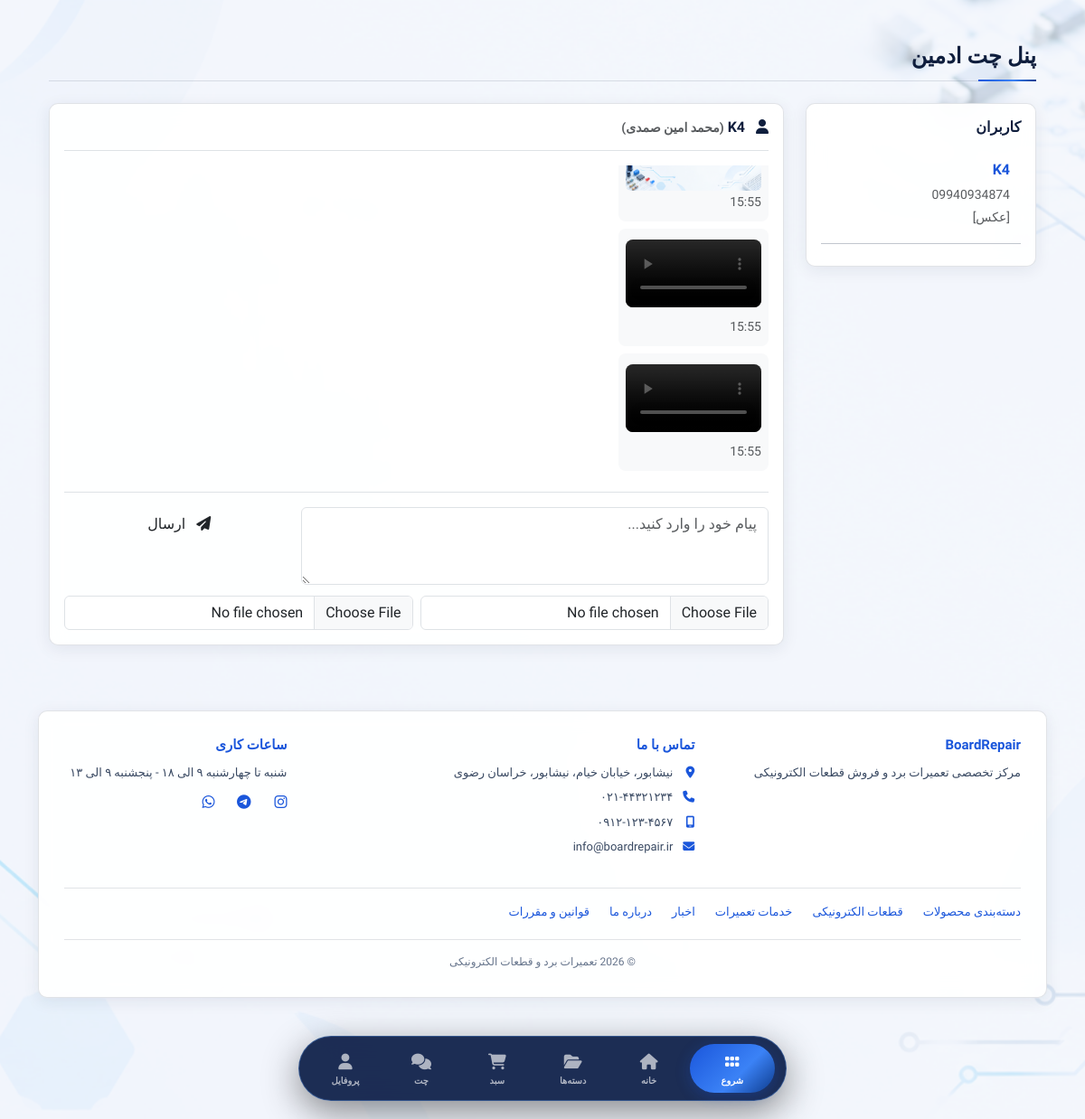
Page /admin-panel/chat/?user_id=1 (signed in) on the committed database.
### shop/models.py (models this page shows, shortened)
class UserProfile(models.Model):
    user = models.OneToOneField(User, on_delete=models.CASCADE, related_name='profile')
    referral_code = models.CharField(max_length=7, unique=True, verbose_name="کد معرف")
    credits = models.DecimalField(max_digits=10, decimal_places=0, default=0, verbose_name="اعتبار")
    phone = models.CharField(max_length=15, blank=True, verbose_name="شماره تماس")
    address = models.TextField(blank=True, verbose_name="آدرس")
    postal_code = models.CharField(max_length=20, blank=True, verbose_name="کد پستی")
    full_name = models.CharField(max_length=100, blank=True, verbose_name="نام و نام خانوادگی")
    created_at = models.DateTimeField(auto_now_add=True)
    updated_at = models.DateTimeField(auto_now=True)

class ChatMessage(models.Model):
    user = models.ForeignKey(User, on_delete=models.CASCADE, related_name='chat_messages')
    message = models.TextField(verbose_name="پیام", blank=True, null=True)
    image = models.ImageField(upload_to='chat/images/', verbose_name="عکس", blank=True, null=True)
    video = models.FileField(upload_to='chat/videos/', verbose_name="فیلم", blank=True, null=True)
    is_admin = models.BooleanField(default=False, verbose_name="پیام از ادمین")
    is_read = models.BooleanField(default=False, verbose_name="خوانده شده")
    created_at = models.DateTimeField(auto_now_add=True)
    class Meta:
        ordering = ['created_at']
        verbose_name = "پیام چت"
        verbose_name_plural = "پیام‌های چت"

class SiteSettings(models.Model):
    COLOR_THEMES = [
        ('blue-gold', 'آبی و طلایی'),
        ('blue-blue', 'آبی و آبی'),
        ('black-blue', 'مشکی و آبی'),
        ('black-gold', 'مشکی و طلایی'),
    ]
    site_name = models.CharField(max_length=100, default="تعمیرات برد و قطعات الکترونیکی", verbose_name="نام سایت")
    site_description = models.TextField(blank=True, verbose_name="توضیحات سایت")
    logo_text = models.CharField(max_length=50, default="BoardRepair", verbose_name="متن لوگو")
    color_theme = models.CharField(max_length=20, choices=COLOR_THEMES, default='blue-gold', verbose_name="تم رنگی سایت")
    background_image = models.ImageField(upload_to='backgrounds/', blank=True, null=True, verbose_name="عکس پس‌زمینه")
    background_overlay_opacity = models.PositiveIntegerField(default=70, verbose_name="درصد تیرگی روی عکس (0-100)")
    background_fixed = models.BooleanField(default=True, verbose_name="ثابت بودن پس‌زمینه")
    address_line1 = models.CharField(max_length=200, default="تهران، خیابان اصلی", verbose_name="آدرس خط ۱")
    address_line2 = models.CharField(max_length=200, blank=True, verbose_name="آدرس خط ۲")
    address_city = models.CharField(max_length=100, default="تهران", verbose_name="شهر")
    address_state = models.CharField(max_length=100, default="تهران", verbose_name="استان")
    address_postal_code = models.CharField(max_length=20, blank=True, verbose_name="کد پستی")
    phone1 = models.CharField(max_length=20, default="۰۲۱-۴۴۳۲۱۲۳۴", verbose_name="تلفن ۱")
    phone2 = models.CharField(max_length=20, blank=True, verbose_name="تلفن ۲")
    mobile = models.CharField(max_length=20, default="۰۹۱۲-۱۲۳-۴۵۶۷", verbose_name="موبایل")
    email = models.EmailField(default="info@boardrepair.ir", verbose_name="ایمیل")
    instagram = models.CharField(max_length=100, blank=True, default="boardrepair", verbose_name="اینستاگرام")
    telegram = models.CharField(max_length=100, blank=True, default="boardrepair", verbose_name="تلگرام")
    whatsapp = models.CharField(max_length=100, blank=True, default="989121234567", verbose_name="واتساپ")
    working_hours = models.CharField(max_length=200, default="شنبه تا چهارشنبه ۹ الی ۱۸ - پنجشنبه ۹ الی ۱۳", verbose_name="ساعات کاری")
    min_amount_for_shaba = models.PositiveIntegerField(
        default=5000000,
        verbose_name="حداقل مبلغ برای شماره شبا (تومان)"
    )
    card_number = models.CharField(max_length=30, default="6037-9972-4418-1732", verbose_name="شماره کارت")
    card_holder_name = models.CharField(max_length=100, default="مدیر فروشگاه", verbose_name="نام صاحب کارت")
    shaba_number = models.CharField(max_length=30, default="IR123456789012345678901234", verbose_name="شماره شبا")
    bank_name = models.CharField(max_length=100, default="بانک ملی", verbose_name="نام بانک")
    updated_at = models.DateTimeField(auto_now=True)
    class Meta:
        verbose_name = "تنظیمات سایت"
        verbose_name_plural = "تنظیمات سایت"
    def get_full_address(self):
        address = self.address_line1
        if self.address_line2:
            address += f"، {self.address_line2}"
        address += f"، {self.address_city}، {self.address_state}"
        return address

### shop/views.py (the view, shortened to what this page needs)
# urls.py: path('admin-panel/chat/', views.admin_chat_view, name='admin_chat'),
@login_required
def admin_chat_view(request):
    if not request.user.is_staff:
        messages.error(request, 'شما دسترسی به این صفحه را ندارید.')
        return redirect('shop:home')
    users_with_messages = User.objects.filter(
        chat_messages__isnull=False,
        is_staff=False
    ).distinct().order_by('-date_joined')
    if not users_with_messages.exists():
        users_with_messages = User.objects.filter(is_staff=False).order_by('-date_joined')
    users_list = []
    for user in users_with_messages:
        try:
            profile = user.profile
            phone = profile.phone if profile and profile.phone else 'ثبت نشده'
        except:
            phone = 'ثبت نشده'
        last_message = ChatMessage.objects.filter(user=user).order_by('-created_at').first()
        unread_count = ChatMessage.objects.filter(
            user=user,
            is_admin=False,
            is_read=False
        ).count()
        users_list.append({
            'user': user,
            'phone': phone,
            'last_message': last_message,
            'unread_count': unread_count
        })
    selected_user_id = request.GET.get('user_id')
    selected_user = None
    user_messages = []
    form = ChatMessageForm()
    if selected_user_id:
        try:
            selected_user = User.objects.get(id=selected_user_id)
            user_messages = ChatMessage.objects.filter(user=selected_user).order_by('created_at')
            ChatMessage.objects.filter(
                user=selected_user,
                is_admin=False,
                is_read=False
            ).update(is_read=True)
        except User.DoesNotExist:
            messages.error(request, 'کاربر مورد نظر یافت نشد.')
            return redirect('shop:admin_chat')
    return render(request, 'shop/admin_chat.html', {
        'users': users_list,
        'selected_user': selected_user,
        'user_messages': user_messages,
        'form': form
    })

### shop/templates/shop/admin_chat.html (shortened to what this page needs)
{% extends 'shop/base.html' %}
{% block content %}
<div class="container-fluid py-4">
    <h3 class="section-title">پنل چت ادمین</h3>
    <div class="row">
        <div class="col-md-4 col-lg-3">
            <div class="card-custom p-3" style="max-height: 600px; overflow-y: auto;">
                <h6 class="fw-bold mb-3">کاربران</h6>
                {% for user_data in users %}
                    <a href="?user_id={{ user_data.user.id }}"
                       class="text-decoration-none d-block mb-2 {% if selected_user.id == user_data.user.id %}active{% endif %}"
                       style="{% if selected_user.id == user_data.user.id %}background: var(--primary-blue-lightest); border-radius: 8px; padding: 8px 12px;{% endif %}">
                        <div class="d-flex justify-content-between align-items-center">
                            <div>
                                <strong>{{ user_data.user.username }}</strong>
                                <div class="small text-muted">{{ user_data.phone }}</div>
                            </div>
                        </div>
                        {% if user_data.last_message %}
                            <div class="small text-muted text-truncate">
                                {{ user_data.last_message.message|default:'[عکس]'|truncatechars:30 }}
                            </div>
                        {% endif %}
                    </a>
                    <hr class="my-2">
                {% empty %}
                    <p class="text-muted">هیچ کاربری وجود ندارد</p>
                {% endfor %}
            </div>
        </div>
        <div class="col-md-8 col-lg-9">
            <div class="card-custom p-3" style="height: 600px; display: flex; flex-direction: column;">
                {% if selected_user %}
                    <div class="border-bottom pb-2 mb-3">
                        <h6 class="fw-bold">
                            <i class="fas fa-user me-2"></i> {{ selected_user.username }}
                            <span class="text-muted small">({{ selected_user.get_full_name|default:'بدون نام' }})</span>
                        </h6>
                    </div>
                    <div style="flex: 1; overflow-y: auto;" id="chatMessages">
                        {% for msg in user_messages %}
                            <div class="mb-2 {% if msg.is_admin %}text-start{% else %}text-end{% endif %}">
                                <div class="d-inline-block p-2 rounded-3 {% if msg.is_admin %}bg-light{% else %}" style="background: var(--primary-blue-lightest);{% endif %}" style="max-width: 80%;">
                                    {% if msg.image %}
                                        <img src="{{ msg.image.url }}" class="img-fluid rounded mt-1" style="max-width: 150px;">
                                    {% endif %}
                                    {% if msg.video %}
                                        <video src="{{ msg.video.url }}" controls class="mt-1" style="max-width: 150px; border-radius: 8px;"></video>
                                    {% endif %}
                                    <div class="small text-muted">{{ msg.created_at|date:"H:i" }}</div>
                                </div>
                            </div>
                        {% endfor %}
                    </div>
                    <div class="border-top pt-3 mt-3">
                        <form method="POST" enctype="multipart/form-data">
                            <div class="row g-2">
                                <div class="col-8">
                                    {{ form.message }}
                                </div>
                                <div class="col-4">
                                    <button type="submit" class="btn btn-primary-custom w-100">
                                        <i class="fas fa-paper-plane me-2"></i> ارسال
                                    </button>
                                </div>
                            </div>
                            <div class="row g-2 mt-1">
                                <div class="col-6">
                                    {{ form.image }}
                                </div>
                                <div class="col-6">
                                    {{ form.video }}
                                </div>
                            </div>
                        </form>
                    </div>
                {% else %}
                    <div class="text-center py-5 my-auto">
                        <i class="fas fa-comment-dots fa-5x text-muted"></i>
                        <p class="mt-3">یک کاربر را از سمت چپ انتخاب کنید</p>
                    </div>
                {% endif %}
            </div>
        </div>
    </div>
</div>
{% endblock %}

### shop/templates/shop/base.html (shortened to what this page needs)
{% load static %}
<!DOCTYPE html>
<html lang="fa" dir="rtl" data-theme="{{ site_settings.color_theme|default:'blue-gold' }}">
<head>
    <link rel="stylesheet" href="https://cdnjs.cloudflare.com/ajax/libs/font-awesome/6.5.1/css/all.min.css">
    <link rel="stylesheet" href="https://cdn.jsdelivr.net/npm/bootstrap@5.3.3/dist/css/bootstrap.rtl.min.css">
</head>
<body>
    <main class="py-4" id="main-content">
        <div class="container">
            {% block content %}{% endblock %}
            {% if site_settings %}
            <footer class="site-footer card-custom" itemscope itemtype="https://schema.org/WPFooter">
                <div class="row g-4">
                    <div class="col-md-4">
                        <h6>{{ site_settings.logo_text }}</h6>
                        <p>{{ site_settings.site_description|default:"مرکز تخصصی تعمیرات برد و فروش قطعات الکترونیکی" }}</p>
                    </div>
                    <div class="col-md-5">
                        <h6>تماس با ما</h6>
                        <ul>
                            <li><i class="fas fa-location-dot"></i>{{ site_settings.get_full_address }}</li>
                            <li><i class="fas fa-phone"></i>{{ site_settings.phone1 }}{% if site_settings.phone2 %} - {{ site_settings.phone2 }}{% endif %}</li>
                            <li><i class="fas fa-mobile-screen"></i>{{ site_settings.mobile }}</li>
                            <li><i class="fas fa-envelope"></i>{{ site_settings.email }}</li>
                        </ul>
                    </div>
                    <div class="col-md-3">
                        <h6>ساعات کاری</h6>
                        <p>{{ site_settings.working_hours }}</p>
                        <div class="d-flex gap-3 mt-2">
                            {% if site_settings.instagram %}<a href="https://instagram.com/{{ site_settings.instagram }}" target="_blank" rel="noopener" aria-label="اینستاگرام"><i class="fab fa-instagram"></i></a>{% endif %}
                            {% if site_settings.telegram %}<a href="https://t.me/{{ site_settings.telegram }}" target="_blank" rel="noopener" aria-label="تلگرام"><i class="fab fa-telegram"></i></a>{% endif %}
                            {% if site_settings.whatsapp %}<a href="https://wa.me/{{ site_settings.whatsapp }}" target="_blank" rel="noopener" aria-label="واتساپ"><i class="fab fa-whatsapp"></i></a>{% endif %}
                        </div>
                    </div>
                </div>
                <nav class="footer-links" aria-label="پیوندهای مهم">
                    <a href="{% url 'shop:category_list' %}">دسته‌بندی محصولات</a>
                    <a href="{% url 'shop:component_list' %}">قطعات الکترونیکی</a>
                    <a href="{% url 'shop:repair_services' %}">خدمات تعمیرات</a>
                    <a href="{% url 'shop:news_list' %}">اخبار</a>
                    <a href="{% url 'shop:about' %}">درباره ما</a>
                    <a href="{% url 'shop:terms' %}">قوانین و مقررات</a>
                </nav>
                <div class="footer-bottom">© {% now "Y" %} {{ site_settings.site_name }}</div>
            </footer>
            {% endif %}
        </div>
    </main>
    <div class="bottom-dock">
        <nav class="dock-container" aria-label="ناوبری اصلی">
            <button class="dock-start-btn" onclick="toggleStartMenu()" id="startBtn" aria-label="منوی شروع">
                <i class="fas fa-grip"></i><span>شروع</span>
            </button>
            <a href="{% url 'shop:home' %}" class="dock-item {% if request.path == '/' %}active{% endif %}" aria-label="خانه">
                <i class="fas fa-house"></i><span>خانه</span>
            </a>
            <a href="{% url 'shop:category_list' %}" class="dock-item" aria-label="دسته‌ها">
                <i class="fas fa-folder-open"></i><span>دسته‌ها</span>
            </a>
            <a href="{% url 'shop:cart' %}" class="dock-item" aria-label="سبد خرید">
                <i class="fas fa-cart-shopping"></i><span>سبد</span>
            </a>
            <a href="{% url 'shop:chat' %}" class="dock-item" aria-label="چت پشتیبانی">
                <i class="fas fa-comments"></i><span>چت</span>
            </a>
            <a href="{% url 'shop:profile' %}" class="dock-item" aria-label="پروفایل">
                <i class="fas fa-user"></i><span>پروفایل</span>
            </a>
        </nav>
    </div>
</body>
</html>

### rows in the picture
ChatMessage: image (picture), created_at "15:55"
ChatMessage: created_at "15:55"
ChatMessage: created_at "15:55"
SiteSettings: logo_text "BoardRepair", site_description "مرکز تخصصی تعمیرات برد و فروش قطعات الکترونیکی", get_full_address "نیشابور، خیابان خیام، نیشابور، خراسان رضوی", phone1 "۰۲۱-۴۴۳۲۱۲۳۴", mobile "۰۹۱۲-۱۲۳-۴۵۶۷", email "info@boardrepair.ir", working_hours "شنبه تا چهارشنبه ۹ الی ۱۸ - پنجشنبه ۹ الی ۱۳", site_name "تعمیرات برد و قطعات الکترونیکی"

### other values in the picture
{{ user_data.user.username }} "K4"
{{ user_data.phone }} "09940934874"
{{ user_data.last_message.message|default:'[عکس]'|truncatechars:30 }} "[عکس]"
{{ selected_user.get_full_name|default:'بدون نام' }} "محمد امین صمدی"
